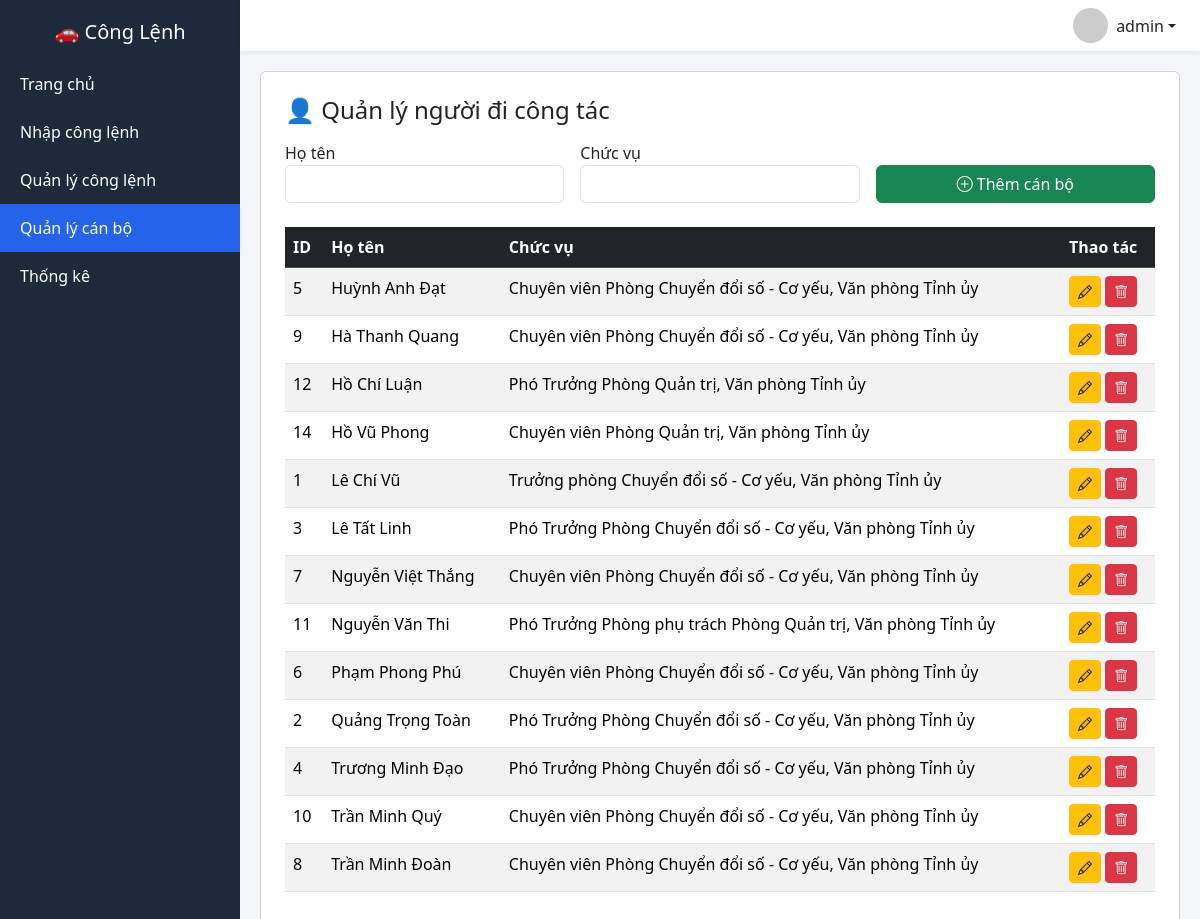
The page /quanly_nguoidicongtac (signed in) on the database its author committed.
### tables this page shows
CREATE TABLE nguoidicongtac(
        id INTEGER PRIMARY KEY AUTOINCREMENT,
        ho_ten TEXT,
        chuc_vu TEXT
    );

### app.py (the view)
@app.route("/quanly_nguoidicongtac")
def quanly_nguoidicongtac():
    if not login_required():
        return redirect("/login")
    if not check_role(["admin", "user"]):
        return "Không có quyền!"
    conn = sqlite3.connect(DB)
    conn.row_factory = sqlite3.Row
    c = conn.cursor()
    c.execute("SELECT * FROM nguoidicongtac ORDER BY ho_ten ASC")
    data = c.fetchall()
    conn.close()
    return render_template(
        "quanly_nguoidicongtac.html",
        data=data
    )

### app.py (called while the page is built)
def login_required():
    return "user" in session

def check_role(roles):
    return session.get("role") in roles

@app.before_request
def require_login():
    allowed_routes = [
        "login",
        "static",
        "api_nguoidicongtac",
        "api_nguoiky"
    ]
    if request.endpoint is None:
        return
    if request.endpoint not in allowed_routes and "user" not in session:
        return redirect("/login")

### templates/quanly_nguoidicongtac.html
{% extends "layout.html" %}
{% block content %}
<div class="card p-4 card-dashboard">
<h4 class="mb-3">👤 Quản lý người đi công tác</h4>
<form method="post"
      action="/them_nguoidicongtac"
      class="row g-3 mb-4">
    <div class="col-md-4">
        <label>Họ tên</label>
        <input name="ho_ten"
               required
               class="form-control">
    </div>
    <div class="col-md-4">
        <label>Chức vụ</label>
        <input name="chuc_vu"
               required
               class="form-control">
    </div>
    <div class="col-md-4 d-flex align-items-end">
        <button type="submit"
                class="btn btn-success w-100">
            <i class="bi bi-plus-circle"></i> Thêm cán bộ
        </button>
    </div>
</form>
<table class="table table-striped table-hover">
<thead class="table-dark">
<tr>
<th>ID</th>
<th>Họ tên</th>
<th>Chức vụ</th>
<th>Thao tác</th>
</tr>
</thead>
<tbody>
{% for row in data %}
<tr>
<td>{{ row.id }}</td>
<td>{{ row.ho_ten }}</td>
<td>{{ row.chuc_vu }}</td>
<td>
<a href="/sua_nguoidicongtac/{{row.id}}"
   class="btn btn-sm btn-warning">
   <i class="bi bi-pencil"></i>
</a>
<a href="/xoa_nguoidicongtac/{{row.id}}"
   class="btn btn-sm btn-danger"
   onclick="return confirm('Xóa cán bộ này?')">
   <i class="bi bi-trash"></i>
</a>
</td>
</tr>
{% endfor %}
</tbody>
</table>
</div>
{% endblock %}

### templates/layout.html (shortened to what this page needs)
<!DOCTYPE html>
<html lang="vi">
<head>
<link rel="stylesheet" href="/static/mobile.css">
<link href="https://cdn.jsdelivr.net/npm/bootstrap@5.3.2/dist/css/bootstrap.min.css" rel="stylesheet">
<link href="https://cdn.jsdelivr.net/npm/bootstrap-icons/font/bootstrap-icons.css" rel="stylesheet">
</head>
<body>
<div class="sidebar" id="sidebar">
<h5 class="text-center text-white mb-3">🚗 Công Lệnh</h5>
<a href="/" class="{% if request.path == '/' %}active-menu{% endif %}">
Trang chủ
</a>
<a href="/nhap"
class="{% if request.path == '/nhap' %}active-menu{% endif %}
{% if session.get('role') not in ['admin','user'] %} disabled-link{% endif %}"
>
Nhập công lệnh
</a>
<a href="/danhsach"
class="{% if request.path == '/danhsach' %}active-menu{% endif %}
{% if session.get('role') not in ['admin','user'] %} disabled-link{% endif %}"
>
Quản lý công lệnh
</a>
<a href="/quanly_nguoidicongtac"
class="{% if request.path == '/quanly_nguoidicongtac' %}active-menu{% endif %}
{% if session.get('role') not in ['admin','user'] %} disabled-link{% endif %}"
>
Quản lý cán bộ
</a>
<a href="/thongke"
class="{% if request.path == '/thongke' %}active-menu{% endif %}">
Thống kê
</a>
</div>
<nav class="navbar navbar-light bg-white shadow-sm px-4 topbar">
<div class="ms-auto dropdown">
<a class="d-flex align-items-center text-dark text-decoration-none dropdown-toggle"
href="#"
role="button"
data-bs-toggle="dropdown">
<img src="https://i.pravatar.cc/40"
class="rounded-circle me-2"
width="35">
{{ session.get('user') }}
</a>
</div>
</nav>
<div class="content">
{% block content %}{% endblock %}
</div>
</body>
</html>

### templates/layout.html (style rules this page uses)
body { background:#f4f6f9; margin:0; font-family:Segoe UI,Arial; }
.sidebar { width:240px; position:fixed; height:100%; background:#1e293b; padding-top:20px; transition:0.3s; }
.sidebar a { display:block; padding:12px 20px; color:white; text-decoration:none; transition:0.2s; }
.active-menu { background:#2563eb !important; }
.content { margin-left:240px; padding:20px; transition:0.3s; }
.topbar { margin-left:240px; transition:0.3s; }

### rows shown on the page
nguoidicongtac: id "5", ho_ten "Huỳnh Anh Đạt", chuc_vu "Chuyên viên Phòng Chuyển đổi số - Cơ yếu, Văn phòng Tỉnh ủy"
nguoidicongtac: id "9", ho_ten "Hà Thanh Quang", chuc_vu "Chuyên viên Phòng Chuyển đổi số - Cơ yếu, Văn phòng Tỉnh ủy"
nguoidicongtac: id "12", ho_ten "Hồ Chí Luận", chuc_vu "Phó Trưởng Phòng Quản trị, Văn phòng Tỉnh ủy"
nguoidicongtac: id "14", ho_ten "Hồ Vũ Phong", chuc_vu "Chuyên viên Phòng Quản trị, Văn phòng Tỉnh ủy"
nguoidicongtac: id "1", ho_ten "Lê Chí Vũ", chuc_vu "Trưởng phòng Chuyển đổi số - Cơ yếu, Văn phòng Tỉnh ủy"
nguoidicongtac: id "3", ho_ten "Lê Tất Linh", chuc_vu "Phó Trưởng Phòng Chuyển đổi số - Cơ yếu, Văn phòng Tỉnh ủy"
nguoidicongtac: id "7", ho_ten "Nguyễn Việt Thắng", chuc_vu "Chuyên viên Phòng Chuyển đổi số - Cơ yếu, Văn phòng Tỉnh ủy"
nguoidicongtac: id "11", ho_ten "Nguyễn Văn Thi", chuc_vu "Phó Trưởng Phòng phụ trách Phòng Quản trị, Văn phòng Tỉnh ủy"
nguoidicongtac: id "6", ho_ten "Phạm Phong Phú", chuc_vu "Chuyên viên Phòng Chuyển đổi số - Cơ yếu, Văn phòng Tỉnh ủy"
nguoidicongtac: id "2", ho_ten "Quảng Trọng Toàn", chuc_vu "Phó Trưởng Phòng Chuyển đổi số - Cơ yếu, Văn phòng Tỉnh ủy"
nguoidicongtac: id "4", ho_ten "Trương Minh Đạo", chuc_vu "Phó Trưởng Phòng Chuyển đổi số - Cơ yếu, Văn phòng Tỉnh ủy"
nguoidicongtac: id "10", ho_ten "Trần Minh Quý", chuc_vu "Chuyên viên Phòng Chuyển đổi số - Cơ yếu, Văn phòng Tỉnh ủy"
nguoidicongtac: id "8", ho_ten "Trần Minh Đoàn", chuc_vu "Chuyên viên Phòng Chuyển đổi số - Cơ yếu, Văn phòng Tỉnh ủy"

### other values the page prints
{{ session.get('user') }} "admin"
